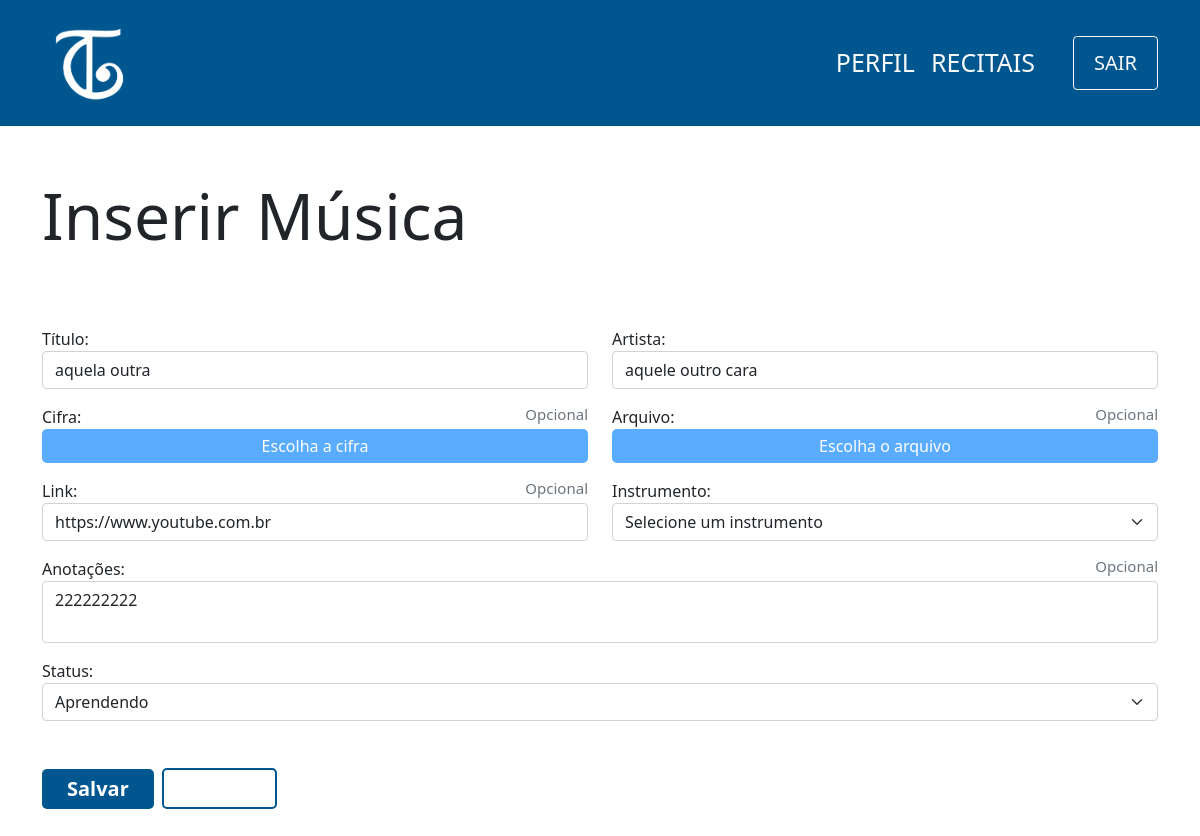
Page /view/musica/edit.php?idMusica=2 on the committed database.
### tables this page shows
CREATE TABLE musica(
                id INTEGER PRIMARY KEY,
                nome varchar(100) not null,
                artista varchar(100) not null,
                anotacoes varchar(300) not null,
                progressao smallint not null, -- 0 -> aprendendo, 1 -> completo, 2 -> em espera, 3 -> planejando aprender
                cifra varchar(150),
                link varchar(150),
                arquivo_musica varchar(150),
                instrumento smallint not null,
                id_aluno integer not null,
                foreign key (id) references aluno(id_aluno) ON DELETE CASCADE
            );

### controller/musica/edit.php (called while the page is built)
<?php
    require '../../db/connection.php';
    if(isset($_GET['idMusica'])){
        $id = $_GET['idMusica'];
        try {
            $sql=$db->prepare('SELECT * FROM musica WHERE id=:id');
            $sql->bindParam(':id',$id);
            $sql->execute();
            $musica=$sql->fetch();
        } catch (PDOException $e) {
            echo 'Erro ao executar comando no banco de dados: ' . $e->getMessage();
            exit();
        }
    } else {
        header('Location:../../view/aluno/musicas.php?id='.$_GET['idAluno']);
    }
?>

### view/musica/edit.php (the view, shortened to what this page needs)
<?php
    include '../../layouts/navbar.php';
    include '../../controller/musica/edit.php';
?>
<div class="container">
    <div class="row mt-5">
        <h1 class="mt-1 display-3">Inserir Música</h1>
        <form class="mt-5" action="../../controller/musica/update.php" method="POST">
            <?php
                echo '
                <div class="row mt-3">
                    <div class="col-6">
                        <label for="titulo">Título: </label>
                        <input type="text" class="form-control" id="titulo" name="titulo" value="'.$musica['nome'].'" placeholder="Título da Música" required>
                    </div>
                    <div class="col-6">
                        <label for="artista">Artista: </label>
                        <input type="text" class="form-control" id="artista" name="artista" value="'.$musica['artista'].'" placeholder="Nome do Artista" required>
                    </div>
                </div>
                <div class="row mt-3">
                    <div class="col-6">
                        <label for="cifra" class="d-flex justify-content-between">
                            <span>Cifra:</span>
                            <span class="text-muted display-3" style="font-size:15px;">Opcional</span>
                        </label>
                        <label for="cifra" id="btnCifra" class="btn-file">Escolha a cifra</label>
                    </div>
                    <div class="col-6">
                        <label for="arquivo" class="d-flex justify-content-between">
                            <span>Arquivo:</span>
                            <span class="text-muted display-3" style="font-size:15px;">Opcional</span>
                        </label>
                        <label for="arquivo" id="btnFile" class="btn-file">Escolha o arquivo</label>
                    </div>
                </div>
                <div class="row mt-3">
                    <div class="col-6">
                        <label for="link" class="d-flex justify-content-between">
                            <span>Link:</span>
                            <span class="text-muted display-3" style="font-size:15px;">Opcional</span>
                        </label>
                        <input type="text" class="form-control" id="link" name="link" value="'.$musica['link'].'" placeholder="Link para a música">
                    </div>
                    <div class="col-6">
                        <label for="instrumento">Instrumento: </label>
                        <select class="form-select" aria-label="Default select example" name="instrumento" id="instrumento" required>
                            <option value="" selected disabled>Selecione um instrumento</option>
                        </select>
                    </div>
                </div>
                <div class="form-group mt-3">
                    <label for="anotacoes" class="d-flex justify-content-between">
                        <span>Anotações:</span>
                        <span class="text-muted display-3" style="font-size:15px;">Opcional</span>
                    </label>
                    <textarea class="form-control" id="anotacoes" name="anotacoes" placeholder="Anotações sobre a música" style="resize:none;">'.$musica['anotacoes'].'</textarea>
                </div>
                <div class="form-group mt-3">
                    <label for="status">Status: </label>
                        <select class="form-select" aria-label="Default select example" name="status" id="status">
                            <option value="1" selected>Aprendendo</option>
                        </select>
                </div>
                <input type="hidden" id="idAluno" name="idAluno" value="'.$_GET['idAluno'].'">
                <input type="hidden" id="idMusica" name="idMusica" value="'.$_GET['idMusica'].'">
                <div class="mt-5 mb-5">
                    <button type="submit" class="btn-principal">Salvar</button>
                    <span class="btn-secundario mx-1">
                        <a href="../aluno/musicas.php?id='.$_GET['idAluno'].'">Voltar</a>
                    </span>
                </div>
                ';
            ?>
        </form>
    </div>
</div>

### css/style.css (style rules this page uses)
a { text-decoration: none; color:white; }
.btn-principal { background-color: #005790; color:white; padding: 5px 25px; font-weight: 600; font-size:20px; border:none; border-radius:5px; cursor: pointer; text-decoration: none; }
.btn-secundario { box-sizing: border-box; text-decoration: none; background-color: white; color: #005790; text-decoration:none; padding: 5px 25px; font-weight: 600; font-size:20px; border: solid 2px #005790; border-radius:5px; cursor: pointer; }

### view/musica/edit.php (style rules this page uses)
.btn-file { background-color: #59acff; cursor: pointer; color: white; border-radius: 5px; padding: 5px 10px; font-weight: lighter; width: auto; display: block; text-align: center; transition: 0.3s ease; }

### rows in the picture
musica: titulo "aquela outra", artista "aquele outro cara", link "https://www.youtube.com.br", anotacoes "222222222"
